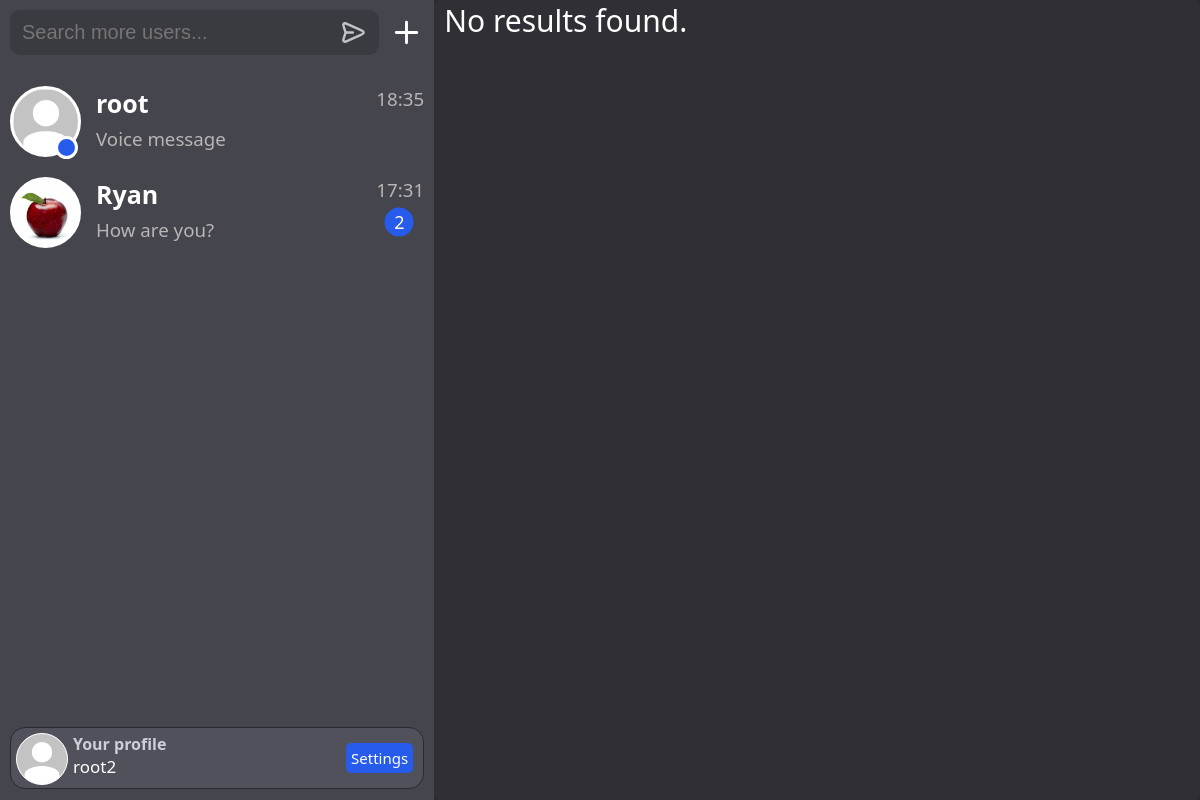
The page /search/peopleoasdasd (signed in) on the database its author committed.
### chat/models.py (models this page shows, shortened)
class Chat(models.Model):
    participants = models.ManyToManyField(User)
    time_create = models.DateTimeField(auto_now_add=True)

class Profile(models.Model):
    user = models.OneToOneField(User, on_delete=models.CASCADE)
    avatar = models.ImageField(upload_to=user_directory_path, default='default_avatar.jpg')
    bio = models.TextField(max_length=255, blank=True, default='No bio')
    last_online = models.DateTimeField(auto_now=True, blank=True, null=True)
    status_online = models.BooleanField(blank=True, default=False)

class Messages(models.Model):
    message_type = models.TextField(max_length=255)
    user = models.ForeignKey(User, on_delete=models.SET_NULL, blank=True, null=True)
    content = models.TextField(max_length=255)
    time_create = models.DateTimeField(auto_now_add=True)
    read = models.BooleanField(default=False)
    chat_id = models.IntegerField()

### chat/views.py (the view)
# urls.py: path('search/<str:search_name>', SearchUsers.as_view(), name='search_users'),
class SearchUsers(DataMixin, LoginRequiredMixin, TemplateView):
    template_name = 'chat/search_users.html'
    login_url = 'login'
    def get_context_data(self, **kwargs):
        result = self.get_search_result(self.kwargs['search_name'])
        context = super().get_context_data(**kwargs)
        c_def = self.get_user_context(title=f"Search result: {self.kwargs['search_name']}", search_result=result)
        return dict(list(context.items()) + list(c_def.items()))
    def get_search_result(self, search_name):
        result = User.objects.filter(Q(username__icontains=search_name) & ~Q(pk=self.request.user.id))
        return result

### chat/templates/chat/search_users.html (shortened to what this page needs)
{% extends 'chat/base.html' %}
{% load static %}
{% block head %}
<link rel="stylesheet" href="{% static 'chat/css/search_user_style.css' %}" type="text/css">
{% endblock %}
{% block content %}
<div class="chat">
        <div class="search-results-container">
            {% if search_result|length > 0 %}
                <div class="search-results-info">Number of results: {{search_result|length}}</div>
            {% else %}
                <div class="search-results-info">No results found.</div>
            {% endif %}
        </div>
</div>
{% endblock %}

### chat/templates/chat/base.html (shortened to what this page needs)
{% load static %}
<!DOCTYPE html>
<html>
<head>
    <link rel="stylesheet" href="{% static 'chat/css/styles.css' %}" type="text/css">
    {% block head %}
    {% endblock %}
</head>
<body>
<div class="full-page">
    <div class="users-chats">
        <div class="users-chats-search">
            <div class="users-chats-search-container-input">
                <div style="padding: 0 5px 0 5px; width: 90%;">
                    <input id="users-chats-search-input" placeholder="Search more users..." type="text" size="100">
                </div>
                <div style="margin-left: auto;">
                    <button id="users-chats-search-submit"><img class="users-chats-search-button" src="{% static 'chat/svg/send.svg' %}"></button>
                </div>
            </div>
            <div class="users-chats-search-add-group">
                <a class="users-chats-search-add-a" title="Create Group" href="{% url 'create_group' %}">
                    <img class='users-chats-search-add-img' src="{% static 'chat/svg/add.svg' %}">
                </a>
            </div>
        </div>
        <div class="users-chats-list">
            {% for chat in chats %}
            {% if chat.chat.pk == room_name %}
                {% if chat.type == 'chat' %}
                    {% if chat.type == type_page %}
                    <a href="/chat/{{chat.chat.pk}}"><div class="users-chats-list-user-selected">
                    {% else %}
                    <a href="/chat/{{chat.chat.pk}}"><div id="chat-{{chat.chat.pk}}" class="users-chats-list-user">
                    {% endif %}
                {% else %}
                {% if chat.type == type_page %}
                    <a href="/group/{{chat.chat.pk}}"><div class="users-chats-list-user-selected">
                {% else %}
                    <a href="/group/{{chat.chat.pk}}"><div id="group-{{chat.chat.pk}}" class="users-chats-list-user">
                {% endif %}
                {% endif %}
            {% else %}
                {% if chat.type == 'chat' %}
                    <a href="/chat/{{chat.chat.pk}}"><div id="chat-{{chat.chat.pk}}" class="users-chats-list-user">
                {% else %}
                    <a href="/group/{{chat.chat.pk}}"><div id="group-{{chat.chat.pk}}" class="users-chats-list-user">
                {% endif %}
                {% if chat.count_read > 0 and chat.count_read < 100 %}
                    <div class="user-chats-list-notread">{{chat.count_read}}</div>
                {% elif chat.count_read >= 100 %}
                    <div class="user-chats-list-notread">99</div>
                {% endif %}
            {% endif %}
            <div id='avatar-{{ chat.mate.pk }}' style="display: flex; position: relative;">
                <div class='user-chats-list-avatar'>
                    {% if chat.type == 'chat' %}
                        <img class="user-chats-list-avatar-img" src="{{ chat.mate.profile.avatar.url }}">
                    {% else %}
                        <img class="user-chats-list-avatar-img" src="{{ chat.chat.avatar.url }}">
                    {% endif %}
                </div>
                {% if chat.mate.profile.status_online %}
                    <div class="user-chats-list-avatar-status-online" title="online"></div>
                {% else %}
                    <div class="user-chats-list-avatar-status-offline"></div>
                {% endif %}
                <div style="display: grid;">
                    {% if chat.type == 'chat' %}
                        <h1 class="users-name-style">{{chat.mate}}</h1>
                    {% else %}
                        <h1 class="users-name-style">{{chat.chat.name}}</h1>
                    {% endif %}
                    {% if chat.message.message_type == 'text' %}
                        {% if chat.message.content|length > 20%}
                            <h3 id="message-{{chat.chat.pk}}" class="users-chats-list-last-message">{{chat.message.content|slice:":17" }}...</h3>
                        {% else %}
                            <h3 id="message-{{chat.chat.pk}}" class="users-chats-list-last-message">{{chat.message.content|slice:":20" }}</h3>
                        {% endif %}
                    {% elif chat.message.message_type == 'audio' %}
                        <h3 id="message-{{chat.chat.pk}}" class="users-chats-list-last-message">Voice message</h3>
                    {% endif %}
                </div>
                <div style="display: flex; margin-inline-start: auto;">
                    <h3 id="time-{{chat.chat.pk}}" title="{{chat.message.time_create}}" class="users-chats-list-last-message">{{chat.message.time_create|date:"G:i"}}</h3>
                </div>
            </div>
            </div></a>
            {% endfor %}
        </div>
        <div class="users-chats-profile">
            <div class='users-chats-profile-avatar'>
                <img class="users-chats-profile-avatar-img" src="{{ request.user.profile.avatar.url }}">
            </div>
            <div style="margin-left: 5px;">
                <h4 style="color: #ceced8;">Your profile</h4>
                {% if request.user.username|length > 9 %}
                    <div class="size-myname-long">{{request.user.username}}</div>
                {% else %}
                    <div class="size-myname">{{request.user.username}}</div>
                {% endif %}
            </div>
            <a href='{% url "settings" %}' class="settings-button">Settings</a>
        </div>
    </div>
{% block content %}
{% endblock %}
</body>
</html>

### chat/static/chat/css/styles.css (style rules this page uses)
body { background-color: #292929; font-family: system-ui, sans-serif; height: 100%; }
h1, h2, h3, h4 { margin: 0; }
a { text-decoration: none; color: #fff; }
.chat { background-color: #2f2f35; border-radius: 5px; width: 100%; margin: 0 auto; position: relative; display: grid; }
.users-chats-list-user { position: relative; background-color: #45454e; color: #fff; padding: 10px 10px; }
.users-chats-search-button { height: 29px; margin: auto; }
.full-page { width: 100%; position: absolute; top: 50%; left: 50%; transform: translate(-50%, -50%); display: flex; height: 100vh; }
.users-chats { width: 18cm; height: 100%; background-color: #45454e; position: relative; display: grid; }
.users-chats-list-last-message { margin: 0; color: #b8b5b5; font-weight: 400; overflow: hidden; text-overflow: ellipsis; white-space: nowrap; }
.users-chats-list { word-wrap: break-word; overflow: auto; height: calc(100vh - 160px); }
.users-chats-search { margin-bottom: 10px; height: 65px; display: flex; }
.users-chats-profile { height: 50px; color: #fff; padding: 5px; margin: 10px; border-radius: 15px; background-color: #51515c; border: 1px solid #2a2a30; display: flex; word-wrap: break-word; }
.users-chats-search-container-input { display: flex; margin: 10px; background-color: #3a3a41; padding: 5px; border-radius: 10px; height: 35px; }
#users-chats-search-input { background-color: #3a3a41; color: #fff; border: none; outline: none; font-size: 20px; width: 100%; margin: 5px 0 5px 0; }
#users-chats-search-submit { background-color: #3a3a41; border: none; outline: none; border-radius: 5px; height: 100%; display: flex; }
.settings-button { background-color: #275bec; font-size: 15px; font-weight: 500; margin-left: auto; margin-top: auto; margin-bottom: auto; margin-right: 5px; padding: 5px; border-radius: 5px; }
.user-chats-list-notread { background-color: #275bec; color: #fff; font-size: 18px; padding: 2px; border-radius: 50%; position: absolute; text-align: center; width: 25px; height: 25px; top: 60%; left: 92%; transform: translate(-50%, -50%); }
.users-chats-profile-avatar { width: 50px; height: 50px; overflow: hidden; border-radius: 50%; position: relative; border: 1px solid #fff; background-color: #fff; }
.users-chats-profile-avatar-img { position: absolute; width: auto; height: 100%; margin: auto; top: 50%; left: 50%; transform: translate(-50%, -50%); }
.user-chats-list-avatar { width: 65px; height: 65px; margin-top: auto; margin-bottom: auto; margin-right: 15px; overflow: hidden; border-radius: 50%; position: relative; border: 3px solid #fff; background-color: #fff; }
.user-chats-list-avatar-img { position: absolute; width: auto; height: 100%; margin: auto; top: 50%; left: 50%; transform: translate(-50%, -50%); }
.user-chats-list-avatar-status-online { position: absolute; width: 17px; height: 17px; background-color: #275bec; border-radius: 50%; border: 3px solid #fff; top: 70%; left: 45px; }
.users-chats-search-add-group { height: 45px; margin: 10px 10px 10px 0; display: flex; }
.users-chats-search-add-img { height: 35px; width: 35px; margin: auto; }
.users-chats-search-add-a { height: 35px; width: 35px; margin: auto; border-radius: 5px; }
.size-myname { font-size: 20px; }
.users-name-style { overflow: hidden; text-overflow: ellipsis; white-space: nowrap; }
@media (max-width: 1250px) { h1 { font-size: 25px; } }
@media (max-width: 1250px) { .size-myname, .size-myname-long { font-size: 17px; } }

### chat/static/chat/css/search_user_style.css (style rules this page uses)
.search-results-info { font-size: 30px; font-weight: 500; color: #fff; margin-left: 10px; }

### rows shown on the page
Chat: mate.profile.avatar (placeholder picture), mate "root", message.time_create "18:35"
Chat: count_read "2", mate.profile.avatar (placeholder picture), mate "Ryan", message.content "How are you?", message.time_create "17:31"

### other values the page prints
{{ request.user.username }} "root2"
